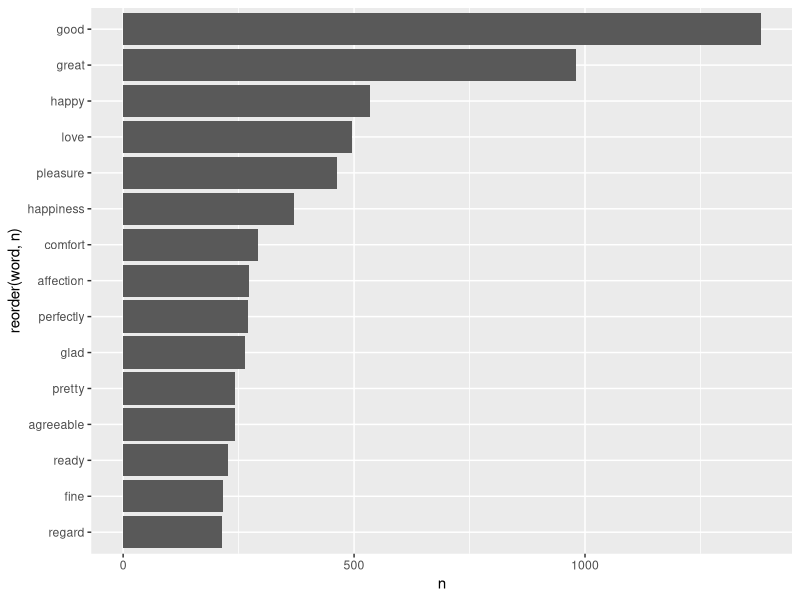

This chart was generated by the following R code:
## ---- chunk 1
knitr::opts_chunk$set(echo = TRUE,
                      message = FALSE,
                      warning = FALSE,
                      error = TRUE)
## ---- chunk 2
library(tidytext)
library(janeaustenr)
library(dplyr)
library(stringr)
library(ggplot2)
## ---- chunk 3
# load materials
original_books <- austen_books() %>%
  group_by(book) %>%
  mutate(line = row_number(),
         chapter = cumsum(str_detect(text, regex("^chapter [\\divxlc]",
                                                 ignore_case = TRUE)))) %>%
  ungroup()
original_books
## ---- chunk 4
tidy_books <- original_books %>%
  unnest_tokens(word, text)
# token = 'regex', pattern = "Chapter|CHAPTER [\\dIVXLC]"
tidy_books
## ---- chunk 5
cleaned_books <- tidy_books %>%
  anti_join(stop_words %>% filter(lexicon == "SMART"),
            by = 'word')
cleaned_books
## ---- chunk 6
#loading required packages
library(dplyr)
library(janeaustenr)
library(tidytext)

book_words <- austen_books() %>%
  unnest_tokens(word, text) %>% #using unnest_tokens to turn sentences from each book into a long list of words for analysis, there are a total of 725,055 rows in this dataset.
    anti_join(stop_words, by = "word") %>% #using dplyr to get rid of stop words (explain dpyr)
  count(book, word, sort = TRUE) #counting the occurrence of each word and sorting them by how often they occur. 

book_words
## ---- chunk 7
tidy_books %>% 
  count(book, word, sort = TRUE) %>% 
  anti_join(stop_words) %>% 
  bind_tf_idf(word, book, n) %>%
  arrange(desc(tf_idf))
## ---- chunk 8
# add an example of a viz involving get_sentiments
## ---- chunk 9
positive <- get_sentiments("bing") %>% 
  filter(sentiment == "positive") # This filters the entire dataset to look for unigrams (single words) that have positive connotations
positive
## ---- chunk 10
cleaned_books %>% 
  semi_join(positive, by = "word") %>%
  count(word, sort = TRUE) %>%
  slice(0:15) %>% 
  ggplot(aes(x = n , y = reorder(word,n))) +
  geom_col()
  
  
